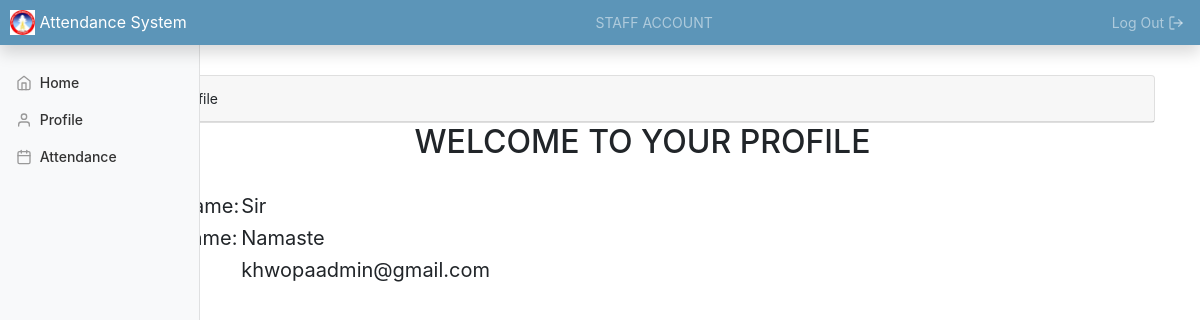
Page /profile (signed in) on the committed database.
### attendence_app/models.py (models this page shows)
class CustomUser(AbstractUser):
    USER=(
        ('1','STAFF'),
        ('2','STUDENT'),
    )
    user_type= models.CharField(choices=USER,max_length=50,default=1)

### attendence_app/views.py (the view)
# urls.py: path('profile',views.profile, name= 'profile'),
def profile(request):
    current_user = request.user
    context = {
        'records':Students.objects.filter(user_name = current_user),
        'staff_records':current_user
    }
    return render (request,"profile.html",context)

### templates/profile.html (shortened to what this page needs)
{% extends 'base.html' %}
{% block body %}
<div class="card">
          <div class="card-header">
            <div class="row">
              <div class="col-md-9">
              </div>
            </div>
          </div>
        </div>
<h2 style="text-align:center;">WELCOME TO YOUR PROFILE</h2><br>
<table>
    {% if user.is_superuser or user.is_staff %}
            <tbody style=" font-size: 20px;">
                <tr>
                    <td>
                        First Name:
                    </td>
                    <td>
                        {{staff_records.first_name}}
                    </td>
                </tr>
                <tr>
                    <td>
                        Last Name:
                    </td>
                    <td>
                        {{staff_records.last_name}}
                    </td>
                </tr>
                <tr>
                    <td>
                    </td>
                    <td>
                        {{staff_records.email}}
                    </td>
                </tr>
            </tbody>
                {% endif %}
            </table>
{% endblock body %}

### static/css/dashboard.css (style rules this page uses)
body { font-size: .875rem; animation: fadeInAnimation ease-in-out 0.5s }

### rows in the picture
CustomUser: first_name "Sir", last_name "Namaste", email "khwopaadmin@gmail.com"
